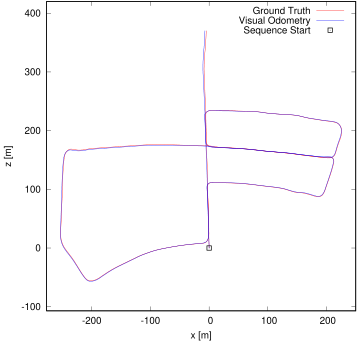

This chart was generated by the following gnuplot code:
set term postscript eps enhanced color
set output "05.eps"
set size ratio -1
set xrange [-277:250]
set yrange [-107:420]
set xlabel "x [m]"
set ylabel "z [m]"
plot "05.txt" using 1:2 lc rgb "#FF0000" title 'Ground Truth' w lines,"05.txt" using 3:4 lc rgb "#0000FF" title 'Visual Odometry' w lines,"< head -1 05.txt" using 1:2 lc rgb "#000000" pt 4 ps 1 lw 2 title 'Sequence Start' w points
